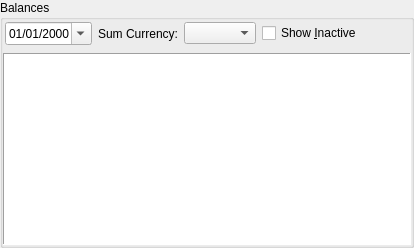
          <widget class="QGroupBox" name="BalanceBox">
           <property name="sizePolicy">
            <sizepolicy hsizetype="Preferred" vsizetype="Preferred">
             <horstretch>1</horstretch>
             <verstretch>0</verstretch>
            </sizepolicy>
           </property>
           <property name="maximumSize">
            <size>
             <width>16777215</width>
             <height>16777215</height>
            </size>
           </property>
           <property name="title">
            <string>Balances</string>
           </property>
           <layout class="QVBoxLayout" name="verticalLayout">
            <property name="leftMargin">
             <number>0</number>
            </property>
            <property name="topMargin">
             <number>0</number>
            </property>
            <property name="rightMargin">
             <number>0</number>
            </property>
            <property name="bottomMargin">
             <number>0</number>
            </property>
            <item>
             <widget class="QFrame" name="BalanceConfigFrame">
              <property name="minimumSize">
               <size>
                <width>408</width>
                <height>0</height>
               </size>
              </property>
              <property name="maximumSize">
               <size>
                <width>16777215</width>
                <height>44</height>
               </size>
              </property>
              <property name="frameShape">
               <enum>QFrame::Panel</enum>
              </property>
              <property name="frameShadow">
               <enum>QFrame::Plain</enum>
              </property>
              <property name="lineWidth">
               <number>0</number>
              </property>
              <layout class="QHBoxLayout" name="horizontalLayout_2">
               <property name="leftMargin">
                <number>2</number>
               </property>
               <property name="topMargin">
                <number>2</number>
               </property>
               <property name="rightMargin">
                <number>2</number>
               </property>
               <property name="bottomMargin">
                <number>2</number>
               </property>
               <item>
                <widget class="QDateEdit" name="BalanceDate">
                 <property name="displayFormat">
                  <string>dd/MM/yyyy</string>
                 </property>
                 <property name="calendarPopup">
                  <bool>true</bool>
                 </property>
                </widget>
               </item>
               <item>
                <widget class="QLabel" name="CurrencyLbl">
                 <property name="layoutDirection">
                  <enum>Qt::LeftToRight</enum>
                 </property>
                 <property name="text">
                  <string>Sum Currency:</string>
                 </property>
                 <property name="alignment">
                  <set>Qt::AlignRight|Qt::AlignTrailing|Qt::AlignVCenter</set>
                 </property>
                </widget>
               </item>
               <item>
                <widget class="QComboBox" name="BalancesCurrencyCombo"/>
               </item>
               <item>
                <widget class="QCheckBox" name="ShowInactiveCheckBox">
                 <property name="text">
                  <string>Show &amp;Inactive</string>
                 </property>
                </widget>
               </item>
               <item>
                <spacer name="horizontalSpacer_2">
                 <property name="orientation">
                  <enum>Qt::Horizontal</enum>
                 </property>
                 <property name="sizeHint" stdset="0">
                  <size>
                   <width>40</width>
                   <height>20</height>
                  </size>
                 </property>
                </spacer>
               </item>
              </layout>
             </widget>
            </item>
            <item>
             <widget class="QTableView" name="BalancesTableView">
              <property name="frameShape">
               <enum>QFrame::Panel</enum>
              </property>
              <property name="alternatingRowColors">
               <bool>true</bool>
              </property>
              <property name="gridStyle">
               <enum>Qt::DotLine</enum>
              </property>
              <property name="wordWrap">
               <bool>false</bool>
              </property>
              <attribute name="verticalHeaderVisible">
               <bool>false</bool>
              </attribute>
              <attribute name="verticalHeaderMinimumSectionSize">
               <number>20</number>
              </attribute>
              <attribute name="verticalHeaderDefaultSectionSize">
               <number>20</number>
              </attribute>
             </widget>
            </item>
           </layout>
          </widget>
